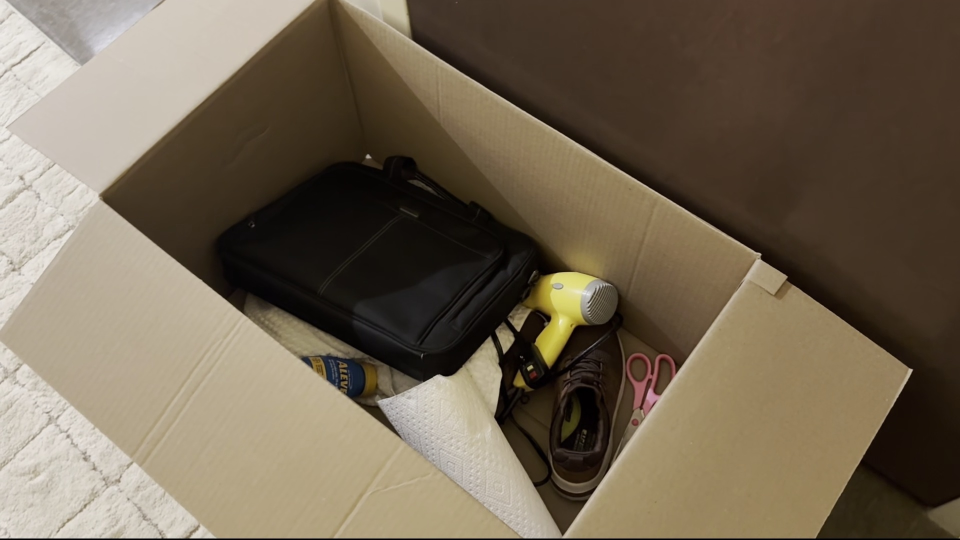
#> input picture data/exit_crops/exit_10_56.jpg, 1920 x 1080 px (shown at 1/2 size)
$ python -i barcode_scanner.py   (imports and definitions only)
#> lines starting #> are read from the running program, lines starting #| are printed output that depends on the picture; after the words box and inside, x2 and y2 are one past the last pixel; in counts of white or black regions, pixels touching at a corner belong together
#> further down, picture is the input picture: shape (1080, 1920, 3); mean B, G, R 83.3, 102.1, 115
##############################################
# @Author: Peter Nolan
# @Contributor(s):
# @Document: 'barcode_scanner.py'
#
# Description:
# Detects and decodes both 1D barcodes AND QR codes in video frames
# to assign unique IDs to packing boxes.
#
# Replaces the placeholder 'BOX-001' logic in main.py.
# Integrates with BoxTracker to persist barcode-assigned IDs
# across frames where the code is not directly visible.
#
# Supports pyzbar for decoding; falls back gracefully if unavailable.
##############################################

import cv2
import numpy as np
import logging
from typing import List, Dict, Optional, Tuple

logger = logging.getLogger(__name__)

# ── Attempt to import pyzbar ──────────────────────────────────────────────────
# [10 lines not run here, left out]


# ─────────────────────────────────────────────────────────────────────────────
# Helpers
# ─────────────────────────────────────────────────────────────────────────────

def _preprocess_variants(frame: np.ndarray) -> List[np.ndarray]:
    """
    Return a list of grayscale preprocessed variants of the frame.
    Trying multiple variants significantly improves decode rates on
    blurry, low-contrast, or partially occluded codes.
    """
    gray = cv2.cvtColor(frame, cv2.COLOR_BGR2GRAY)
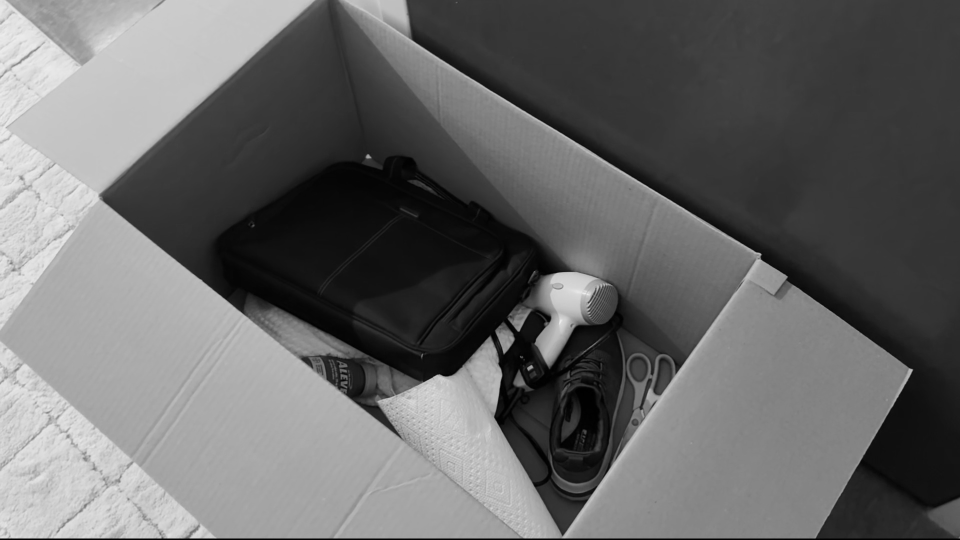
#> gray: shape (1080, 1920) (shown at 1/2 size); min 0, max 242, mean 103.8
    variants = [gray]

    # CLAHE – equalises local contrast, good for uneven lighting
    clahe = cv2.createCLAHE(clipLimit=2.0, tileGridSize=(8, 8))
    variants.append(clahe.apply(gray))

    # Sharpening kernel
    kernel = np.array([[0, -1, 0],
                       [-1,  5, -1],
                       [0, -1, 0]])
    sharpened = cv2.filter2D(gray, -1, kernel)
    variants.append(sharpened)

    # Adaptive threshold – handles barcode on textured/coloured surfaces
    thresh = cv2.adaptiveThreshold(
        gray, 255,
        cv2.ADAPTIVE_THRESH_GAUSSIAN_C,
        cv2.THRESH_BINARY, 11, 2
    )
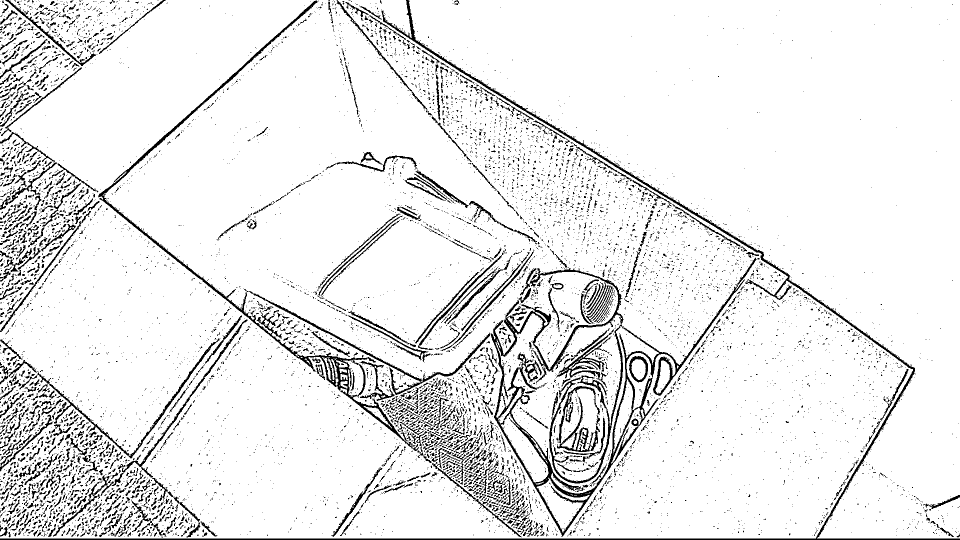
#> thresh: shape (1080, 1920) (shown at 1/2 size); 91.6% white; 9239 black regions (8144 under 20 px), largest, box (x1, y1, x2, y2) and area: (982, 515, 1513, 1074) 22049, (0, 0, 1920, 1080) 14514, (196, 0, 838, 902) 10466
    variants.append(thresh)

    return variants


# [33 lines left out: function _decode_frame, not called in this run]


# ─────────────────────────────────────────────────────────────────────────────
# BarcodeScanner
# ─────────────────────────────────────────────────────────────────────────────

class BarcodeScanner:
    """
    Scans video frames for both 1D barcodes and QR codes attached to boxes.

    Typical usage inside the main frame loop
    ─────────────────────────────────────────
        scanner = BarcodeScanner(enabled=True)

        for frame_data in frames:
            frame     = frame_data["frame"]
            frame_idx = frame_data["index"]

            scanned = scanner.scan(frame, frame_idx)
            scanner.update_registry(scanned, frame_idx)

        # Later – resolve a YOLO box detection to a barcode ID:
        box_id = scanner.resolve_box_id(
            box_bbox  = det["bbox"],
            frame_idx = frame_idx,
        )
    """

    # [239 lines left out: functions __init__, scan, update_registry, get_active_codes, resolve_box_id, annotate_frame and 1 more, not called in this run]

>>> import cv2
>>> picture = cv2.imread('../../data/exit_crops/exit_10_56.jpg')
>>> result = _preprocess_variants(picture)
#> result = 4 items

$ run again, on data/exit_crops/exit_1_13.jpg
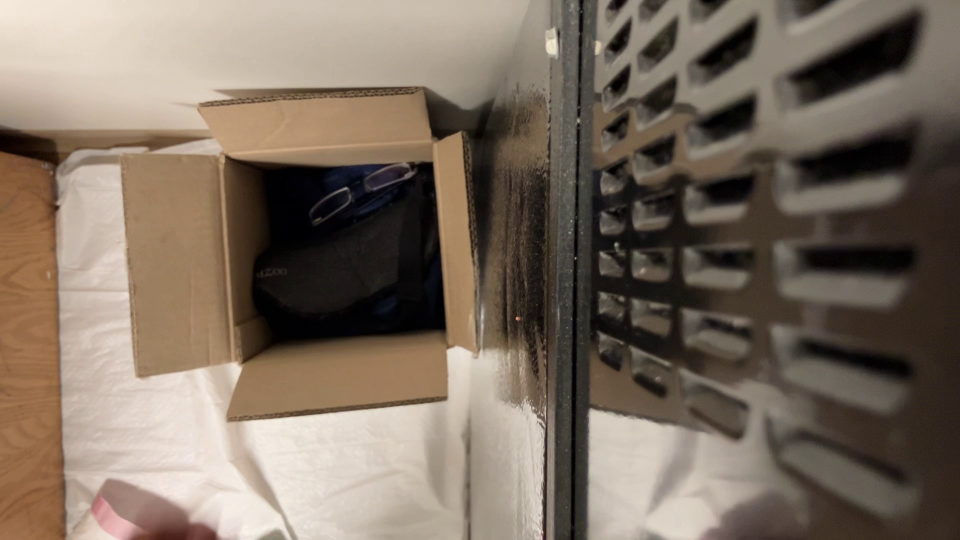
#> input picture data/exit_crops/exit_1_13.jpg, 1920 x 1080 px (shown at 1/2 size)
#> picture is the input picture: shape (1080, 1920, 3); mean B, G, R 96.4, 109.9, 123.9
#> in _preprocess_variants, `gray = cv2.cvtColor(frame, cv2.COLOR_BGR2GRAY)`:
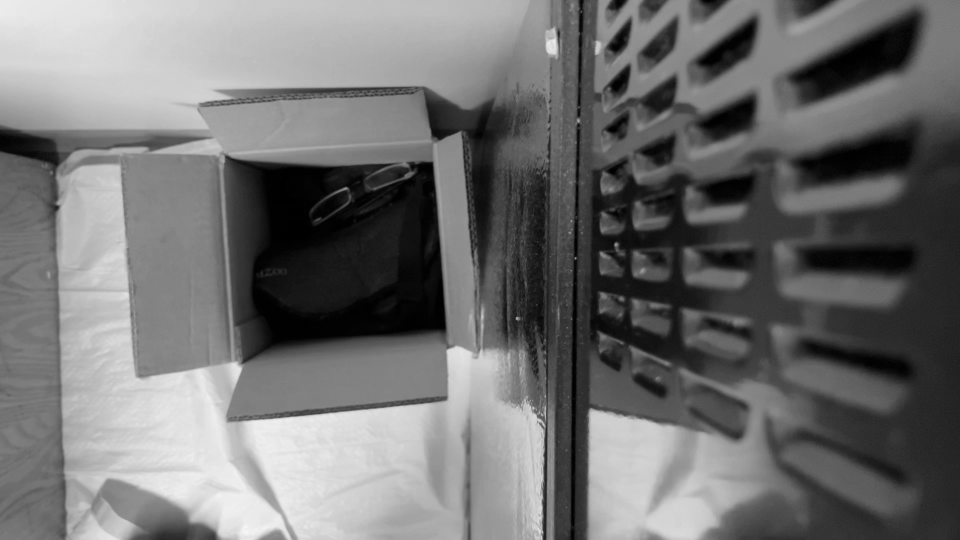
#> gray: shape (1080, 1920) (shown at 1/2 size); min 0, max 246, mean 112.6
#> in _preprocess_variants, `thresh = cv2.adaptiveThreshold( gray, 255, cv2.ADAPTIVE_THRESH_GAUSSIA..`:
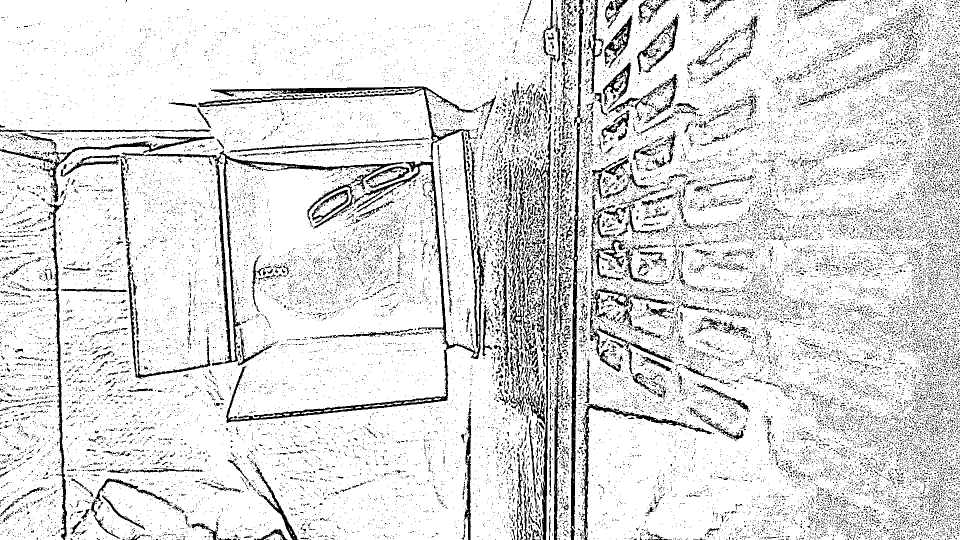
#> thresh: shape (1080, 1920) (shown at 1/2 size); 87.1% white; 29488 black regions (28241 under 20 px), largest, box (x1, y1, x2, y2) and area: (85, 271, 807, 732) 10926, (452, 264, 969, 846) 10887, (1128, 233, 1168, 1080) 6015
#> result = 4 items

$ run again, on data/exit_crops/exit_1_15.jpg
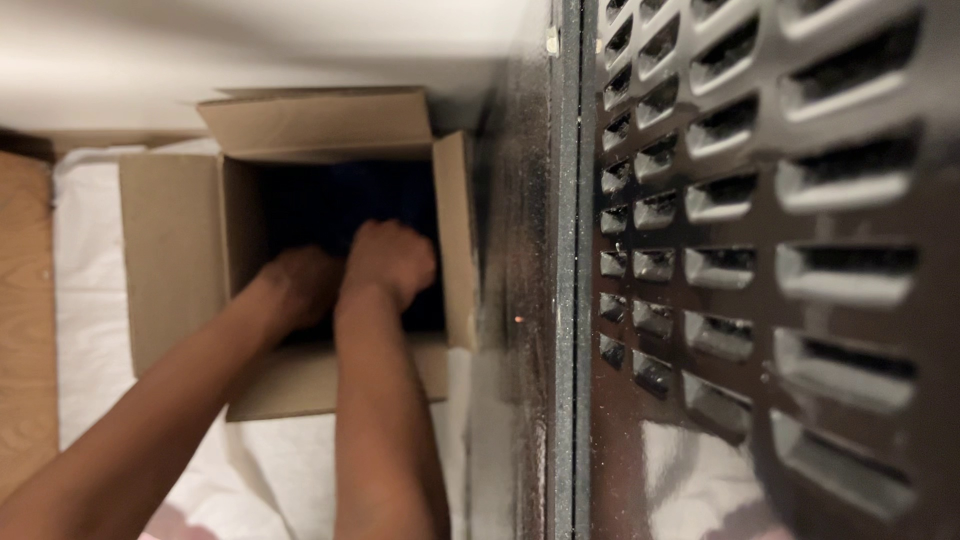
#> input picture data/exit_crops/exit_1_15.jpg, 1920 x 1080 px (shown at 1/2 size)
#> picture is the input picture: shape (1080, 1920, 3); mean B, G, R 82.8, 95.4, 111.4
#> in _preprocess_variants, `gray = cv2.cvtColor(frame, cv2.COLOR_BGR2GRAY)`:
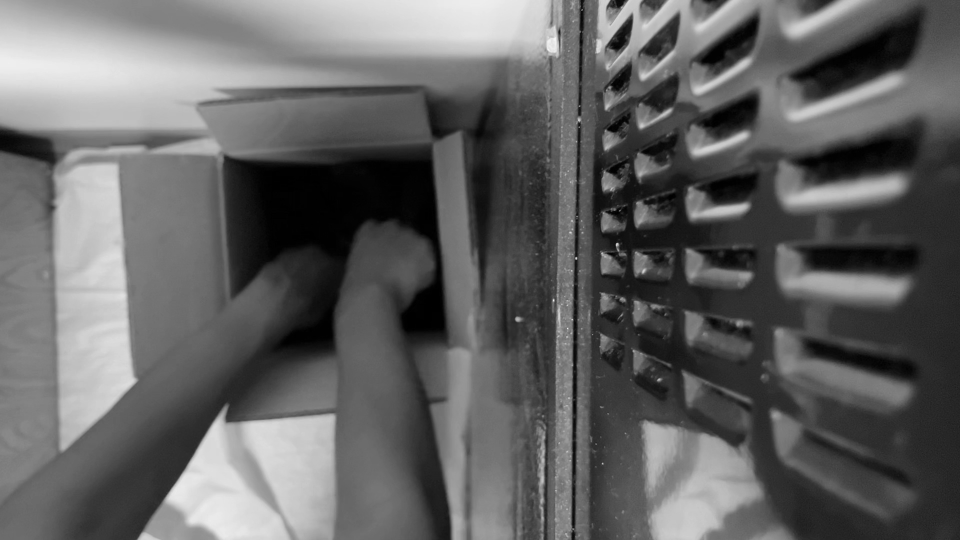
#> gray: shape (1080, 1920) (shown at 1/2 size); min 0, max 249, mean 98.8
#> in _preprocess_variants, `thresh = cv2.adaptiveThreshold( gray, 255, cv2.ADAPTIVE_THRESH_GAUSSIA..`:
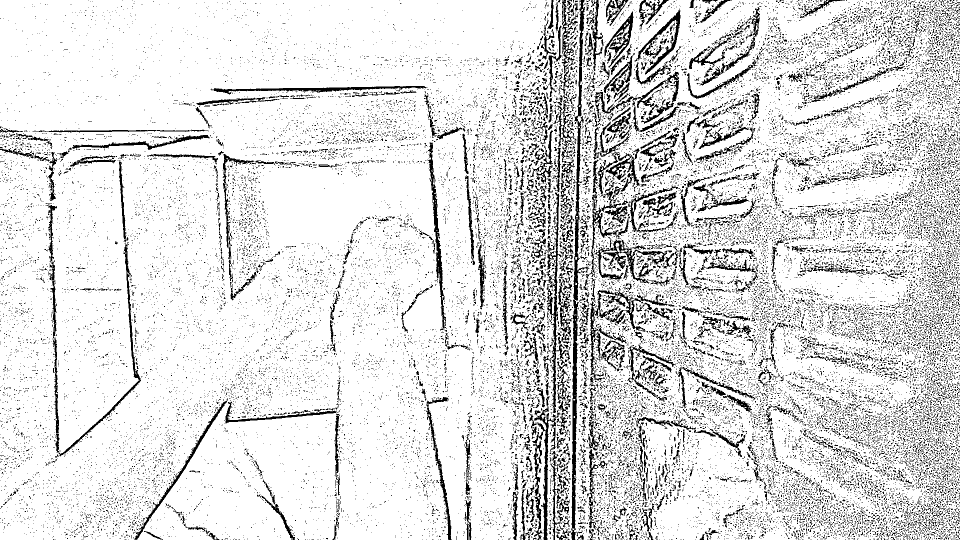
#> thresh: shape (1080, 1920) (shown at 1/2 size); 86.5% white; black in thin lines or dots
#> result = 4 items

$ run again, on data/exit_crops/exit_1_21.jpg
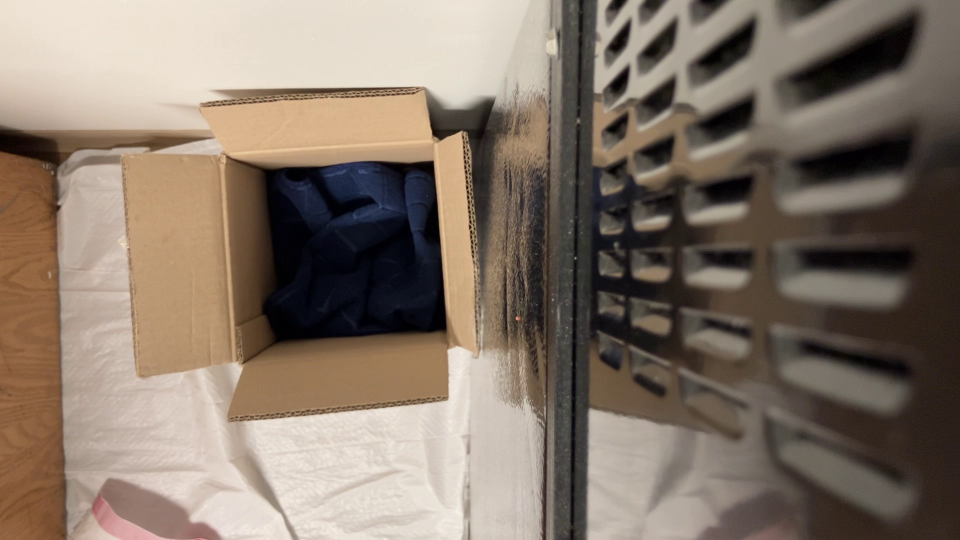
#> input picture data/exit_crops/exit_1_21.jpg, 1920 x 1080 px (shown at 1/2 size)
#> picture is the input picture: shape (1080, 1920, 3); mean B, G, R 105.2, 118.1, 132.5
#> in _preprocess_variants, `gray = cv2.cvtColor(frame, cv2.COLOR_BGR2GRAY)`:
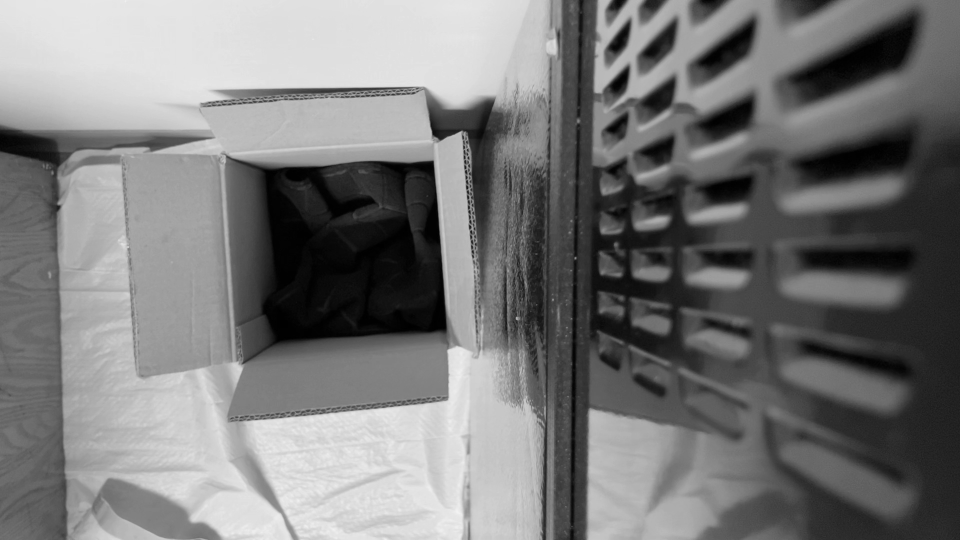
#> gray: shape (1080, 1920) (shown at 1/2 size); min 0, max 243, mean 121
#> in _preprocess_variants, `thresh = cv2.adaptiveThreshold( gray, 255, cv2.ADAPTIVE_THRESH_GAUSSIA..`:
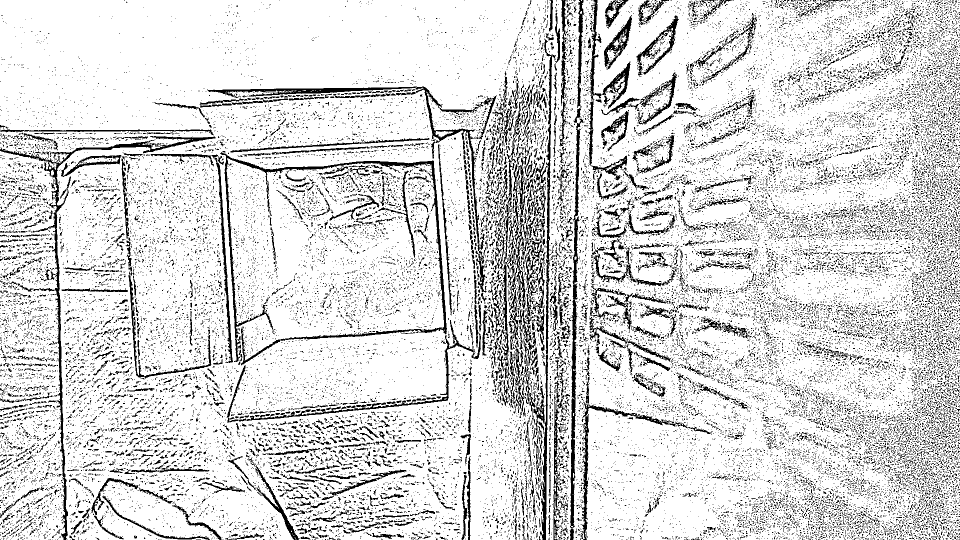
#> thresh: shape (1080, 1920) (shown at 1/2 size); 84.4% white; black in thin lines or dots
#> result = 4 items
